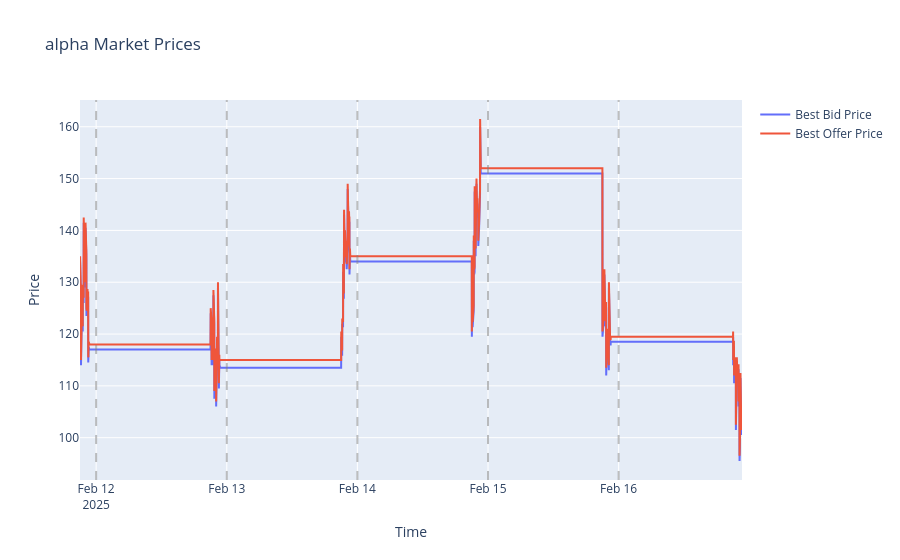
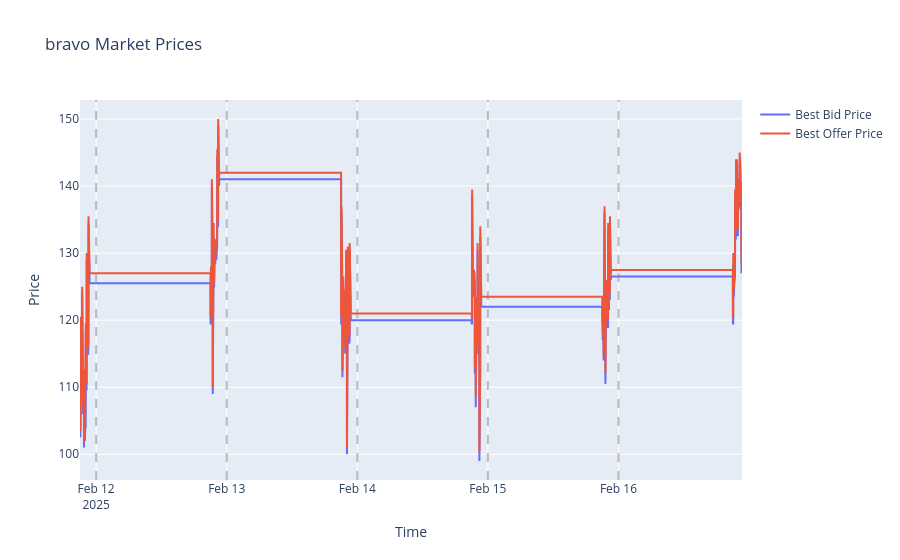

The cell these charts' notebook holds for them, in order:
### Code cell
# The leftmost column is the DataFrame's index, which contains timestamps 
# since we set_index('timestamp') earlier

import plotly.graph_objects as go
import numpy as np

for market in market_grids:
    market_data = market_grids[market]
    
    fig = go.Figure()
    fig.add_trace(go.Scatter(
        x=market_data.index,  # The timestamp index
        y=market_data['best_bid_price'],
        name='Best Bid Price',
        mode='lines'
    ))
    fig.add_trace(go.Scatter(
        x=market_data.index,
        y=market_data['best_offer_price'], 
        name='Best Offer Price',
        mode='lines'
    ))

    # Add vertical lines for day boundaries
    dates = [pd.Timestamp(ts).date() for ts in market_data.index]
    unique_days = np.unique(dates)
    for day in unique_days[1:]: # Skip first day since we want end of day
        day_start = pd.Timestamp(day)
        fig.add_vline(x=day_start, line_dash="dash", line_color="gray", opacity=0.5)

    # # Create candlestick chart
    # fig = go.Figure(data=[go.Candlestick(
    #     x=market_data.index,
    #     open=market_data['best_bid_price'],
    #     high=market_data['best_offer_price'],
    #     low=market_data['best_bid_price'],
    #     close=market_data['last_trade_price']
    # )])

    # fig.update_layout(
    #     title=f'{market} Market Candlestick Chart',
    #     xaxis_title='Time',
    #     yaxis_title='Price',
    #     showlegend=True
    # )

    fig.update_layout(
        title=f'{market} Market Prices',
        xaxis_title='Time',
        yaxis_title='Price',
        showlegend=True
    )

    fig.update_yaxes(fixedrange=False)

    fig.show()

### Figure 1 — Plotly figure (JSON) as saved in the notebook; plotly's stock layout.template omitted (floating-point values rounded to 4 significant figures; data arrays with more than 128 entries replaced by an {"elided": "..."} marker saying what was removed)
{"data": [{"mode": "lines", "name": "Best Bid Price", "type": "scatter", "x": {"elided": "7299 str values"}, "y": {"elided": "7299 float values"}}, {"mode": "lines", "name": "Best Offer Price", "type": "scatter", "x": {"elided": "7299 str values"}, "y": {"elided": "7299 float values"}}], "layout": {"shapes": [{"line": {"color": "gray", "dash": "dash"}, "opacity": 0.5, "type": "line", "x0": "2025-02-12T00:00:00", "x1": "2025-02-12T00:00:00", "xref": "x", "y0": 0, "y1": 1, "yref": "y domain"}, {"line": {"color": "gray", "dash": "dash"}, "opacity": 0.5, "type": "line", "x0": "2025-02-13T00:00:00", "x1": "2025-02-13T00:00:00", "xref": "x", "y0": 0, "y1": 1, "yref": "y domain"}, {"line": {"color": "gray", "dash": "dash"}, "opacity": 0.5, "type": "line", "x0": "2025-02-14T00:00:00", "x1": "2025-02-14T00:00:00", "xref": "x", "y0": 0, "y1": 1, "yref": "y domain"}, {"line": {"color": "gray", "dash": "dash"}, "opacity": 0.5, "type": "line", "x0": "2025-02-15T00:00:00", "x1": "2025-02-15T00:00:00", "xref": "x", "y0": 0, "y1": 1, "yref": "y domain"}, {"line": {"color": "gray", "dash": "dash"}, "opacity": 0.5, "type": "line", "x0": "2025-02-16T00:00:00", "x1": "2025-02-16T00:00:00", "xref": "x", "y0": 0, "y1": 1, "yref": "y domain"}], "showlegend": true, "title": {"text": "alpha Market Prices"}, "xaxis": {"title": {"text": "Time"}}, "yaxis": {"fixedrange": false, "title": {"text": "Price"}}}}

### Figure 2 — Plotly figure (JSON) as saved in the notebook; plotly's stock layout.template omitted (floating-point values rounded to 4 significant figures; data arrays with more than 128 entries replaced by an {"elided": "..."} marker saying what was removed)
{"data": [{"mode": "lines", "name": "Best Bid Price", "type": "scatter", "x": {"elided": "7301 str values"}, "y": {"elided": "7301 float values"}}, {"mode": "lines", "name": "Best Offer Price", "type": "scatter", "x": {"elided": "7301 str values"}, "y": {"elided": "7301 float values"}}], "layout": {"shapes": [{"line": {"color": "gray", "dash": "dash"}, "opacity": 0.5, "type": "line", "x0": "2025-02-12T00:00:00", "x1": "2025-02-12T00:00:00", "xref": "x", "y0": 0, "y1": 1, "yref": "y domain"}, {"line": {"color": "gray", "dash": "dash"}, "opacity": 0.5, "type": "line", "x0": "2025-02-13T00:00:00", "x1": "2025-02-13T00:00:00", "xref": "x", "y0": 0, "y1": 1, "yref": "y domain"}, {"line": {"color": "gray", "dash": "dash"}, "opacity": 0.5, "type": "line", "x0": "2025-02-14T00:00:00", "x1": "2025-02-14T00:00:00", "xref": "x", "y0": 0, "y1": 1, "yref": "y domain"}, {"line": {"color": "gray", "dash": "dash"}, "opacity": 0.5, "type": "line", "x0": "2025-02-15T00:00:00", "x1": "2025-02-15T00:00:00", "xref": "x", "y0": 0, "y1": 1, "yref": "y domain"}, {"line": {"color": "gray", "dash": "dash"}, "opacity": 0.5, "type": "line", "x0": "2025-02-16T00:00:00", "x1": "2025-02-16T00:00:00", "xref": "x", "y0": 0, "y1": 1, "yref": "y domain"}], "showlegend": true, "title": {"text": "bravo Market Prices"}, "xaxis": {"title": {"text": "Time"}}, "yaxis": {"fixedrange": false, "title": {"text": "Price"}}}}
